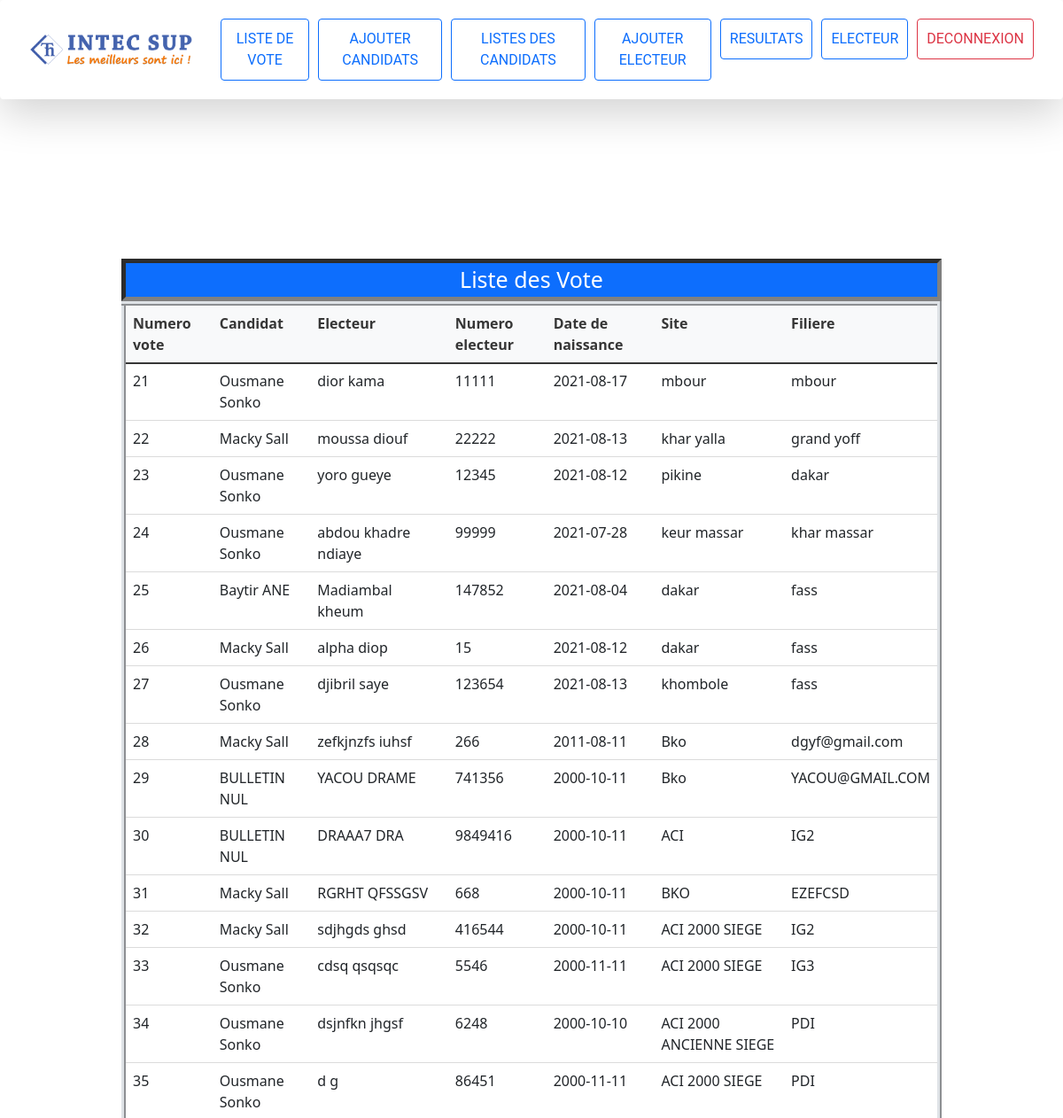
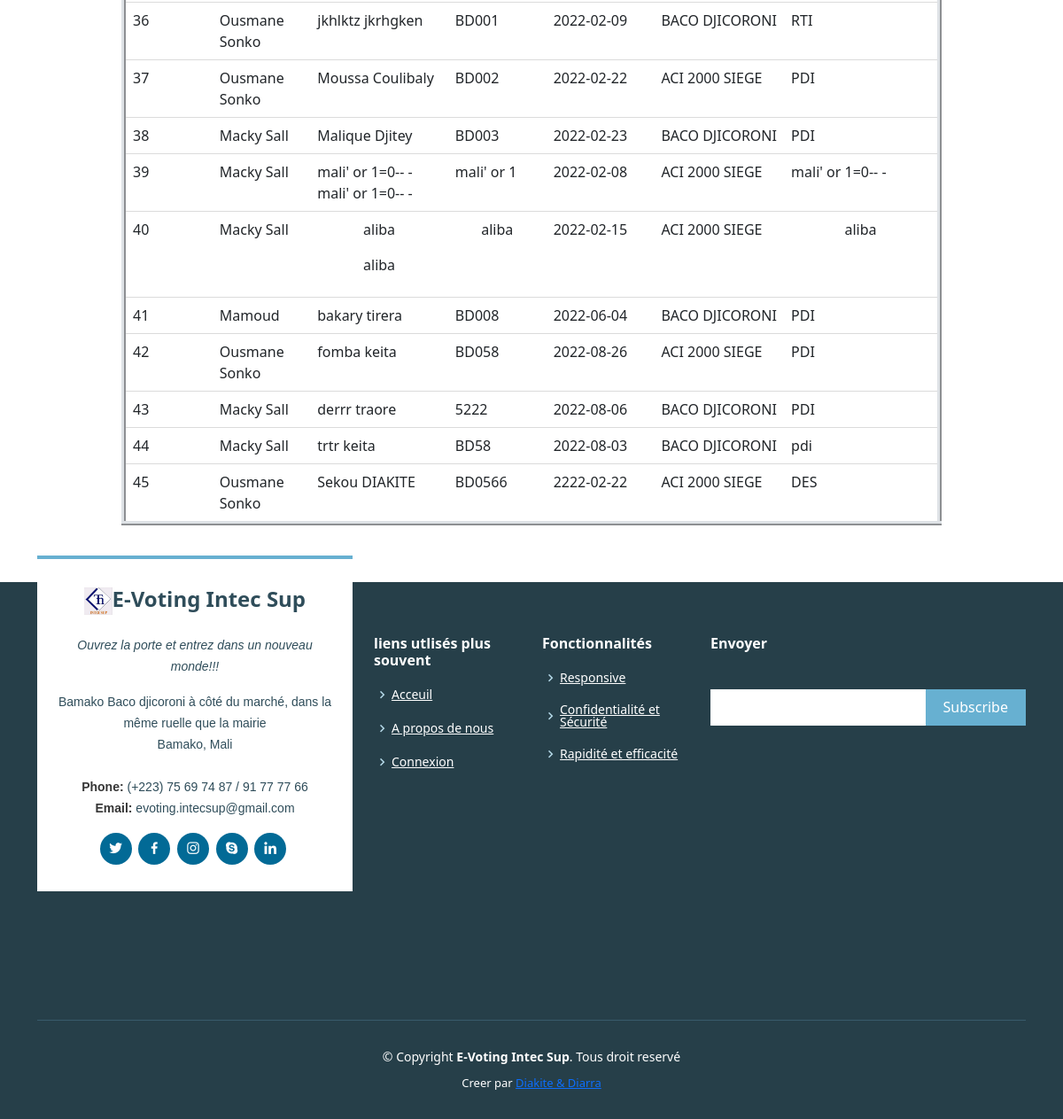
Screenshot of /?page=liste_vote (signed in) with the database file from the repository (2 pictures, top to bottom).
### tables this page shows
CREATE TABLE IF NOT EXISTS `vote` (
  `id_vote` int NOT NULL AUTO_INCREMENT,
  `nom_candidat` varchar(100) NOT NULL,
  `id_candidat` int DEFAULT NULL,
  `id_electeur` int DEFAULT NULL,
  PRIMARY KEY (`id_vote`),
  KEY `id_candidat` (`id_candidat`),
  KEY `id_electeur` (`id_electeur`)
);

CREATE TABLE IF NOT EXISTS `electeur` (
  `id_electeur` int NOT NULL AUTO_INCREMENT,
  `nom_electeur` varchar(40) NOT NULL,
  `prenom_electeur` varchar(40) NOT NULL,
  `cni` double DEFAULT NULL,
  `num_electeur` varchar(10) DEFAULT NULL,
  `sexe` varchar(30) NOT NULL,
  `date_nais` date DEFAULT NULL,
  `lieu_nais` varchar(30) DEFAULT NULL,
  `adress` varchar(30) DEFAULT NULL,
  `type` varchar(40) NOT NULL DEFAULT 'electeur',
  `status_vote` tinyint(1) NOT NULL DEFAULT '0',
  `login` varchar(20) NOT NULL,
  `mdp` text NOT NULL,
  `region` int DEFAULT NULL,
  `dep` int DEFAULT NULL,
  `arron` int DEFAULT NULL,
  `commune` int DEFAULT NULL,
  `id_bureau` int DEFAULT NULL,
  `etat` varchar(50) NOT NULL,
  PRIMARY KEY (`id_electeur`)
);

### model/vote.php (called while the page is built, shortened)
<?php
    class Vote{
       public static function listeVote(){
            $ob_connexion=new Connexion();
            $db=$ob_connexion->getDB();
            $ret=null;
            if (!is_null($db))
            {
               $sql="SELECT * From vote";
               $resultat=$db->query($sql);
               $ret=$resultat->fetchAll(PDO::FETCH_ASSOC);
            }
          return $ret;
        }
        }
?>

### model/electeur.php (called while the page is built, shortened)
<?php
class  Electeur {
 public static function ElecteurByID($id_electeur){
  $ob_connexion=new Connexion();
  $db=$ob_connexion->getDB();
  $ret=false;
  if (!is_null($db))
   {
      $sql="SELECT * From electeur where id_electeur=$id_electeur";
      $resule= $db->query($sql);
      $ret=$resule->fetchAll(PDO::FETCH_ASSOC);
   }
   return $ret;
}
}
?>

### view/vote/liste_vote.php (the view, shortened to what this page needs)
<?php include 'view/partager/header.php';?>
<link rel="stylesheet" href="css/table.css">
<body>
  <div class="container">
    <div class="row">
      <div class="col-md-10 offset-md-1" style="margin-top:80px">
        <div class="Titre">Liste des Vote</div>
        <div class="panel-body">
          <div>
          <table class="table table-striped-columns">
            <thead class="table-light">
              <tr>
                <th><p7>Numero vote</p7></th>
                <th><p7>Candidat</p7></th>
                <th><p7>Electeur</p7></th>
                <th><p7>Numero electeur</p7></th>
                <th><p7>Date de naissance</p7></th>
                <th><p7>Site</p7></th>
                <th><p7>Filiere</p7></th>
              </tr>
            </thead>
            <tbody>
              <tr>
                  <?php
                    require_once "model/vote.php";
                    require_once "model/electeur.php";
                    $liste_vote=Vote::listeVote();
                    foreach($liste_vote as $vote){
                      $Electeur=Electeur::ElecteurByID($vote['id_electeur']);
                      echo"<tr>
                              <td>$vote[id_vote]</td>
                              <td>$vote[nom_candidat]</td>
                              <td>".$Electeur[0]['prenom_electeur']." ".$Electeur[0]['nom_electeur']."</td>
                              <td>".$Electeur[0]['num_electeur']."</td>
                              <td>".$Electeur[0]['date_nais']."</td>
                              <td>".$Electeur[0]['lieu_nais']."</td>
                              <td>".$Electeur[0]['adress']."</td>
                        </tr>";
                    }
                  ?>
              </tr>
            </tbody>
          </table>
          </div>
        </div>
      </div>
    </div>
  </div>
</body>
</html>
<?php include 'view/partager/footer.php';?>

### css/css1.css (style rules this page uses)
.container { position: relative; width: 320px; margin: 100px auto 0 auto; perspective: 1000px; }
p { text-align: center; }

### css/table.css (style rules this page uses)
table { border: inset 5px black; }
.Titre { text-align: center; background-color: #0d6efd; color: #ffffff; font-size: 25px; border: inset 5px gray; font-family:'Segoe UI', Tahoma, Geneva, Verdana, sans-serif; }

### rows the page displays
vote: id_vote "21", nom_candidat "Ousmane Sonko", id_electeur.prenom_electeur "dior", id_electeur.nom_electeur "kama", id_electeur.num_electeur "11111", id_electeur.date_nais "2021-08-17", id_electeur.lieu_nais "mbour", id_electeur.adress "mbour"
vote: id_vote "22", nom_candidat "Macky Sall", id_electeur.prenom_electeur "moussa", id_electeur.nom_electeur "diouf", id_electeur.num_electeur "22222", id_electeur.date_nais "2021-08-13", id_electeur.lieu_nais "khar yalla", id_electeur.adress "grand yoff"
vote: id_vote "23", nom_candidat "Ousmane Sonko", id_electeur.prenom_electeur "yoro", id_electeur.nom_electeur "gueye", id_electeur.num_electeur "12345", id_electeur.date_nais "2021-08-12", id_electeur.lieu_nais "pikine", id_electeur.adress "dakar"
vote: id_vote "24", nom_candidat "Ousmane Sonko", id_electeur.prenom_electeur "abdou khadre", id_electeur.nom_electeur "ndiaye", id_electeur.num_electeur "99999", id_electeur.date_nais "2021-07-28", id_electeur.lieu_nais "keur massar", id_electeur.adress "khar massar"
vote: id_vote "25", nom_candidat "Baytir ANE", id_electeur.prenom_electeur "Madiambal", id_electeur.nom_electeur "kheum", id_electeur.num_electeur "147852", id_electeur.date_nais "2021-08-04", id_electeur.lieu_nais "dakar", id_electeur.adress "fass"
vote: id_vote "26", nom_candidat "Macky Sall", id_electeur.prenom_electeur "alpha", id_electeur.nom_electeur "diop", id_electeur.num_electeur "15", id_electeur.date_nais "2021-08-12", id_electeur.lieu_nais "dakar", id_electeur.adress "fass"
vote: id_vote "27", nom_candidat "Ousmane Sonko", id_electeur.prenom_electeur "djibril", id_electeur.nom_electeur "saye", id_electeur.num_electeur "123654", id_electeur.date_nais "2021-08-13", id_electeur.lieu_nais "khombole", id_electeur.adress "fass"
vote: id_vote "28", nom_candidat "Macky Sall", id_electeur.prenom_electeur "zefkjnzfs", id_electeur.nom_electeur "iuhsf", id_electeur.num_electeur "266", id_electeur.date_nais "2011-08-11", id_electeur.lieu_nais "Bko", id_electeur.adress "dgyf@gmail.com"
vote: id_vote "29", nom_candidat "BULLETIN NUL", id_electeur.prenom_electeur "YACOU", id_electeur.nom_electeur "DRAME", id_electeur.num_electeur "741356", id_electeur.date_nais "2000-10-11", id_electeur.lieu_nais "Bko", id_electeur.adress "YACOU@GMAIL.COM"
vote: id_vote "30", nom_candidat "BULLETIN NUL", id_electeur.prenom_electeur "DRAAA7", id_electeur.nom_electeur "DRA", id_electeur.num_electeur "9849416", id_electeur.date_nais "2000-10-11", id_electeur.lieu_nais "ACI", id_electeur.adress "IG2"
vote: id_vote "31", nom_candidat "Macky Sall", id_electeur.prenom_electeur "RGRHT", id_electeur.nom_electeur "QFSSGSV", id_electeur.num_electeur "668", id_electeur.date_nais "2000-10-11", id_electeur.lieu_nais "BKO", id_electeur.adress "EZEFCSD"
vote: id_vote "32", nom_candidat "Macky Sall", id_electeur.prenom_electeur "sdjhgds", id_electeur.nom_electeur "ghsd", id_electeur.num_electeur "416544", id_electeur.date_nais "2000-10-11", id_electeur.lieu_nais "ACI 2000 SIEGE", id_electeur.adress "IG2"
vote: id_vote "33", nom_candidat "Ousmane Sonko", id_electeur.prenom_electeur "cdsq", id_electeur.nom_electeur "qsqsqc", id_electeur.num_electeur "5546", id_electeur.date_nais "2000-11-11", id_electeur.lieu_nais "ACI 2000 SIEGE", id_electeur.adress "IG3"
vote: id_vote "34", nom_candidat "Ousmane Sonko", id_electeur.prenom_electeur "dsjnfkn", id_electeur.nom_electeur "jhgsf", id_electeur.num_electeur "6248", id_electeur.date_nais "2000-10-10", id_electeur.lieu_nais "ACI 2000 ANCIENNE SIEGE", id_electeur.adress "PDI"
vote: id_vote "35", nom_candidat "Ousmane Sonko", id_electeur.prenom_electeur "d", id_electeur.nom_electeur "g", id_electeur.num_electeur "86451", id_electeur.date_nais "2000-11-11", id_electeur.lieu_nais "ACI 2000 SIEGE", id_electeur.adress "PDI"
vote: id_vote "36", nom_candidat "Ousmane Sonko", id_electeur.prenom_electeur "jkhlktz", id_electeur.nom_electeur "jkrhgken", id_electeur.num_electeur "BD001", id_electeur.date_nais "2022-02-09", id_electeur.lieu_nais "BACO DJICORONI", id_electeur.adress "RTI"
vote: id_vote "37", nom_candidat "Ousmane Sonko", id_electeur.prenom_electeur "Moussa", id_electeur.nom_electeur "Coulibaly", id_electeur.num_electeur "BD002", id_electeur.date_nais "2022-02-22", id_electeur.lieu_nais "ACI 2000 SIEGE", id_electeur.adress "PDI"
vote: id_vote "38", nom_candidat "Macky Sall", id_electeur.prenom_electeur "Malique", id_electeur.nom_electeur "Djitey", id_electeur.num_electeur "BD003", id_electeur.date_nais "2022-02-23", id_electeur.lieu_nais "BACO DJICORONI", id_electeur.adress "PDI"
vote: id_vote "39", nom_candidat "Macky Sall", id_electeur.prenom_electeur "mali' or 1=0-- -", id_electeur.nom_electeur "mali' or 1=0-- -", id_electeur.num_electeur "mali' or 1", id_electeur.date_nais "2022-02-08", id_electeur.lieu_nais "ACI 2000 SIEGE", id_electeur.adress "mali' or 1=0-- -"
vote: id_vote "40", nom_candidat "Macky Sall", id_electeur.prenom_electeur "aliba", id_electeur.nom_electeur "aliba", id_electeur.num_electeur "aliba", id_electeur.date_nais "2022-02-15", id_electeur.lieu_nais "ACI 2000 SIEGE", id_electeur.adress "aliba"
vote: id_vote "41", nom_candidat "Mamoud", id_electeur.prenom_electeur "bakary", id_electeur.nom_electeur "tirera", id_electeur.num_electeur "BD008", id_electeur.date_nais "2022-06-04", id_electeur.lieu_nais "BACO DJICORONI", id_electeur.adress "PDI"
vote: id_vote "42", nom_candidat "Ousmane Sonko", id_electeur.prenom_electeur "fomba", id_electeur.nom_electeur "keita", id_electeur.num_electeur "BD058", id_electeur.date_nais "2022-08-26", id_electeur.lieu_nais "ACI 2000 SIEGE", id_electeur.adress "PDI"
vote: id_vote "43", nom_candidat "Macky Sall", id_electeur.prenom_electeur "derrr", id_electeur.nom_electeur "traore", id_electeur.num_electeur "5222", id_electeur.date_nais "2022-08-06", id_electeur.lieu_nais "BACO DJICORONI", id_electeur.adress "PDI"
vote: id_vote "44", nom_candidat "Macky Sall", id_electeur.prenom_electeur "trtr", id_electeur.nom_electeur "keita", id_electeur.num_electeur "BD58", id_electeur.date_nais "2022-08-03", id_electeur.lieu_nais "BACO DJICORONI", id_electeur.adress "pdi"
vote: id_vote "45", nom_candidat "Ousmane Sonko", id_electeur.prenom_electeur "Sekou", id_electeur.nom_electeur "DIAKITE", id_electeur.num_electeur "BD0566", id_electeur.date_nais "2222-02-22", id_electeur.lieu_nais "ACI 2000 SIEGE", id_electeur.adress "DES"
